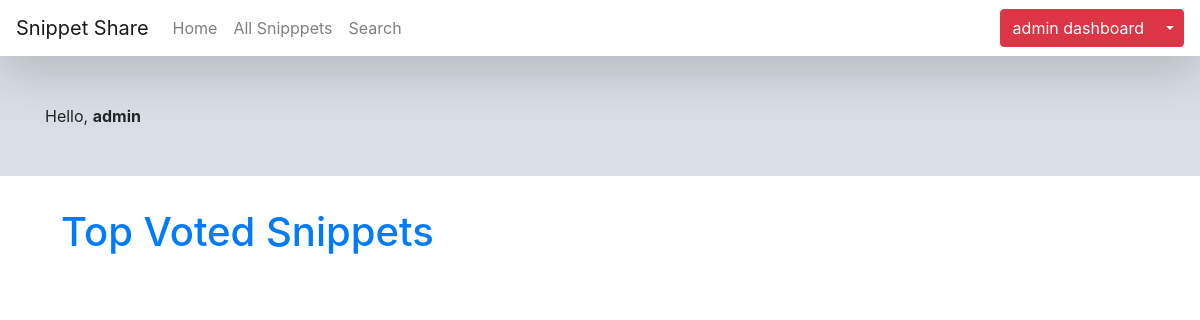
The app's page /snippets/ (signed in), older data.
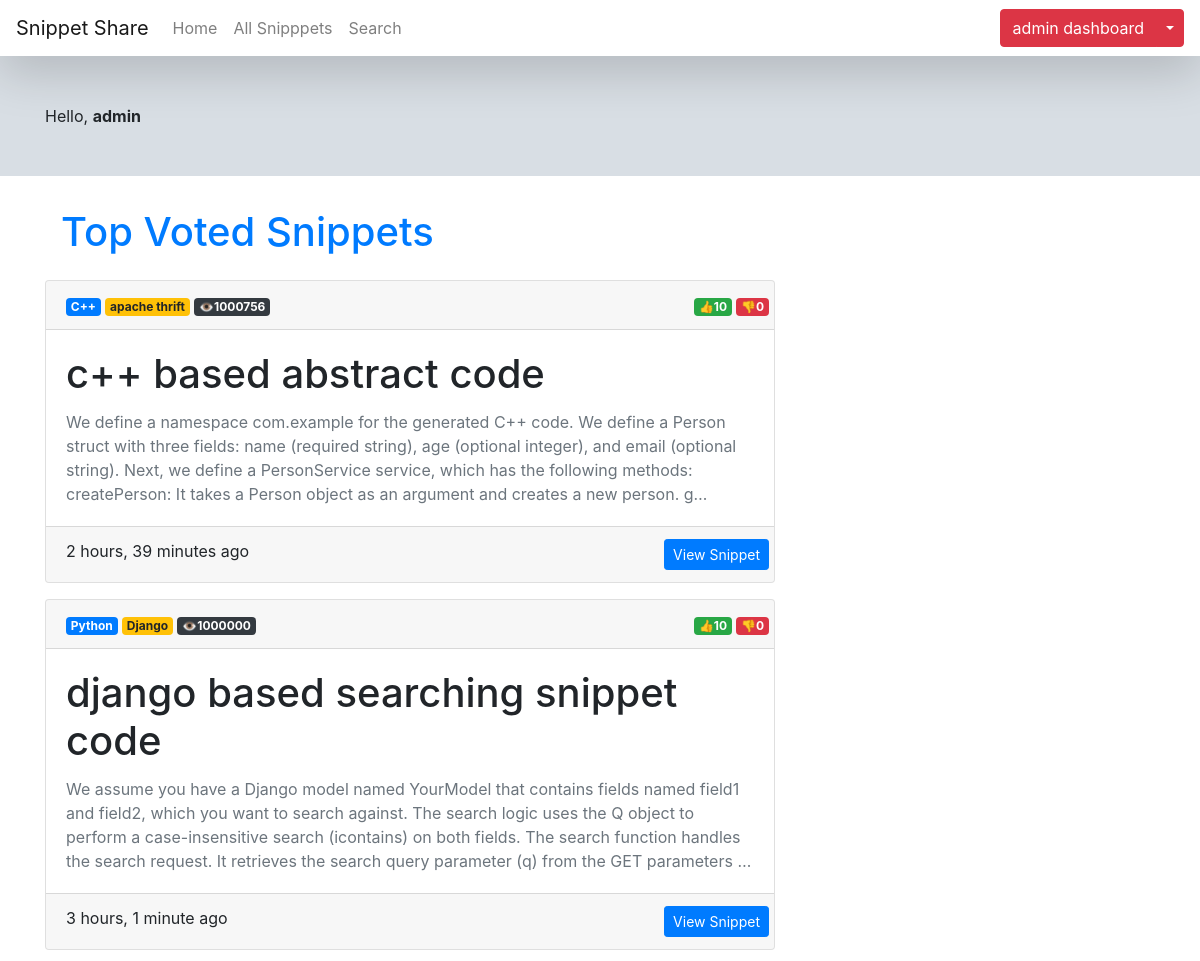
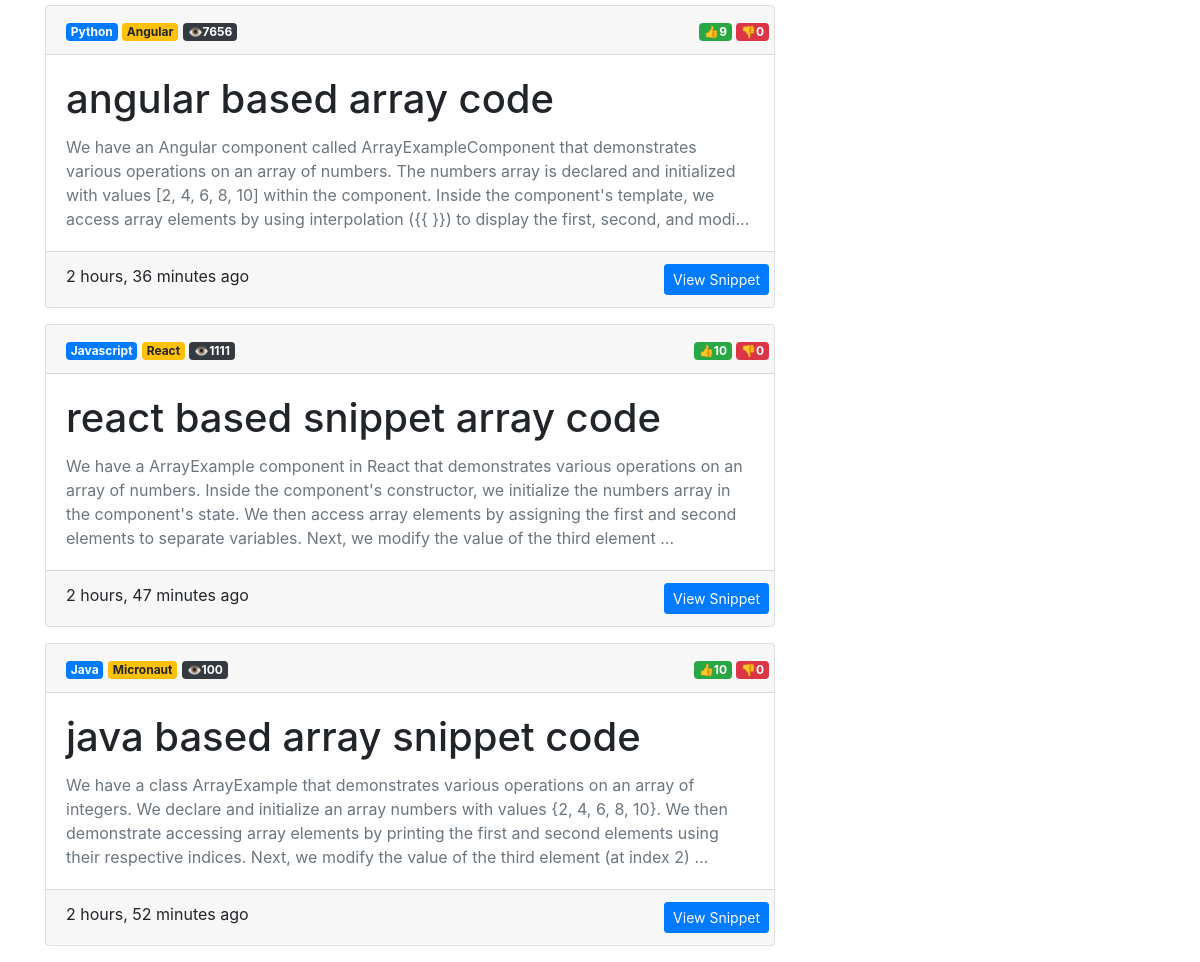
The same page, newer data (2 pictures, top to bottom).
### snippets/models.py (models this page shows, shortened)
class Snippet(models.Model):
    title = models.CharField(max_length=100)
    code = models.TextField()
    description = models.TextField()
    language = models.ForeignKey(Language, on_delete=models.CASCADE)
    framework = models.ForeignKey(Framework, on_delete=models.CASCADE)
    user = models.ForeignKey(User, on_delete=models.CASCADE)
    created_on = models.DateTimeField(auto_now_add=True)
    updated_on = models.DateTimeField(auto_now=True)
    upvotes = models.IntegerField(default=0)
    downvotes = models.IntegerField(default=0)
    views = models.IntegerField(default=0)
    visible = models.BooleanField(default=True)

class Language(models.Model):
    name = models.CharField(max_length=100)
    date_created = models.DateTimeField(auto_now_add=True)
    def __str__(self):
        return self.name

class Framework(models.Model):
    name = models.CharField(max_length=100)
    date_created = models.DateTimeField(auto_now_add=True)
    language = models.ForeignKey(Language, on_delete=models.CASCADE)
    def __str__(self):
        return self.name

### snippets/views.py (the view)
# urls.py: path('',index,name='home')
@login_required
def index(request):
    snippets = Snippet.objects.all().order_by('-views')[:10]
    languages = Language.objects.all()
    frameworks = Framework.objects.all()
    context = {
        'snippets': snippets,
        'languages': languages,
        'frameworks': frameworks
    }
    return render(request, 'snippets/index.html', context)

### templates/snippets/index.html (shortened to what this page needs)
{% extends 'layout/base.html' %}
{% load static %}
{% load crispy_forms_tags %}
{% block content %}
<div class="container-fluid wrapper">
    <div class="row">
        <div class="col-12">
            <div class="container">
                <div class="row my-5">
                    <div class="col">
                        Hello, <b>{{ user.username|default:'Guest' }} </b>
                    </div>
                </div>
            </div>
        </div>
    </div>
</div>
<div class="container">
    <div class="row my-3">
        <div class="col-md-8">
            <h1 class="p-3 text-primary">Top Voted Snippets</h1>
            {% for snip in snippets %}
            <div class="card mb-3">
                <div class="card-header">
                    <div class="row">
                        <div class="col">
                            <span class="badge badge-primary">{{snip.language}}</span>
                            <span class="badge badge-warning">{{snip.framework}}</span>
                            <span class="badge badge-dark">👁️{{snip.views}}</span>
                        </div>
                        <div class="">
                            <span class="badge badge-success">👍{{snip.upvotes}}</span>
                            <span class="badge badge-danger">👎{{snip.downvotes}}</span>
                        </div>
                    </div>
                </div>
                <div class="card-body">
                    <h1 class="card-title">{{snip.title}}</h1>
                    <p class="card-text text-muted">
                        {{snip.description|capfirst|truncatechars:350}}
                    </p>
                </div>
                <div class="card-footer">
                    <div class="row">
                        <div class="col me-auto">
                            {{snip.created_on|timesince}} ago
                        </div>
                        <div class="">
                            <a href="{% url 'snippet_detail' snip.id %}" class="btn btn-primary btn-sm">View Snippet</a>
                        </div>
                    </div>
                </div>
            </div>
            {% endfor %}
        </div>
        <div class="col-md-4">
        </div>
    </div>
</div>
{% endblock content %}

### templates/layout/base.html (shortened to what this page needs)
<!doctype html>
<html lang="en">
<head>
    <link rel="stylesheet" href="https://cdn.jsdelivr.net/npm/bootstrap@4.6.0/dist/css/bootstrap.min.css">
    <link rel="stylesheet" href="https://maxcdn.bootstrapcdn.com/font-awesome/4.7.0/css/font-awesome.min.css">
</head>
<body>
    {% include 'includes/navigation.html' %}
    {% block content %}{% endblock content %}
</body>
</html>

### templates/includes/navigation.html (shortened to what this page needs)
<nav class="navbar navbar-expand-lg navbar-light shadow-lg" style="background-color: rgba(255, 255, 255, 0.144);">
    <a class="navbar-brand" href="/">Snippet Share</a>
    <div class="collapse navbar-collapse" id="navbarNavDropdown">
        <ul class="navbar-nav">
            <li class="nav-item">
                <a class="nav-link" href="{% url 'home' %}">Home <span class="sr-only">(current)</span></a>
            </li>
            <li class="nav-item">
                <a class="nav-link" href="{% url 'snippet_list' %}">All Snipppets</a>
            </li>
            <li class="nav-item">
                <a class="nav-link" href="{% url 'snippet_list' %}">Search</a>
            </li>
        </ul>
        <div class="ml-md-auto">
            {% if user.is_authenticated  %}
            <div class="btn-group">
                <a class="btn btn-danger" href="{% url 'dashboard' %}">{{user.username}} dashboard</a>
                <button type="button" class="btn btn-danger dropdown-toggle dropdown-toggle-split" data-toggle="dropdown" aria-haspopup="true" aria-expanded="false">
                </button>
            </div>
            {% else %}
            <a class="btn btn-warning nav-link " href="{% url 'login' %}"><i class="fa fa-user-circle" aria-hidden="true"></i> Sign In</a>
            {% endif %}
        </div>
    </div>
</nav>

Row changes from the older to the newer data that the page shows:
added Snippet: language "C++", framework "apache thrift", views "1000756", upvotes "10", downvotes "0", title "c++ based abstract code", description "We define a namespace com.example for the generated C++ code. We define a Person struct with three fields: name (required string), age (optional integer), and email (optional string). Next, we define a PersonService service, which has the following methods: createPerson: It takes a Person object as an argument and creates a new person. g…", created_on "2 hours, 39 minutes"
added Snippet: language "Python", framework "Django", views "1000000", upvotes "10", downvotes "0", title "django based searching snippet code", description "We assume you have a Django model named YourModel that contains fields named field1 and field2, which you want to search against. The search logic uses the Q object to perform a case-insensitive search (icontains) on both fields. The search function handles the search request. It retrieves the search query parameter (q) from the GET parameters …", created_on "3 hours, 1 minute"
added Snippet: language "Python", framework "Angular", views "7656", upvotes "9", downvotes "0", title "angular based array code", description "We have an Angular component called ArrayExampleComponent that demonstrates various operations on an array of numbers. The numbers array is declared and initialized with values [2, 4, 6, 8, 10] within the component. Inside the component's template, we access array elements by using interpolation ({{ }}) to display the first, second, and modi…", created_on "2 hours, 36 minutes"
added Snippet: language "Javascript", framework "React", views "1111", upvotes "10", downvotes "0", title "react based snippet array code", description "We have a ArrayExample component in React that demonstrates various operations on an array of numbers. Inside the component's constructor, we initialize the numbers array in the component's state. We then access array elements by assigning the first and second elements to separate variables. Next, we modify the value of the third element …", created_on "2 hours, 47 minutes"
added Snippet: language "Java", framework "Micronaut", views "100", upvotes "10", downvotes "0", title "java based array snippet code", description "We have a class ArrayExample that demonstrates various operations on an array of integers. We declare and initialize an array numbers with values {2, 4, 6, 8, 10}. We then demonstrate accessing array elements by printing the first and second elements using their respective indices. Next, we modify the value of the third element (at index 2) …", created_on "2 hours, 52 minutes"
